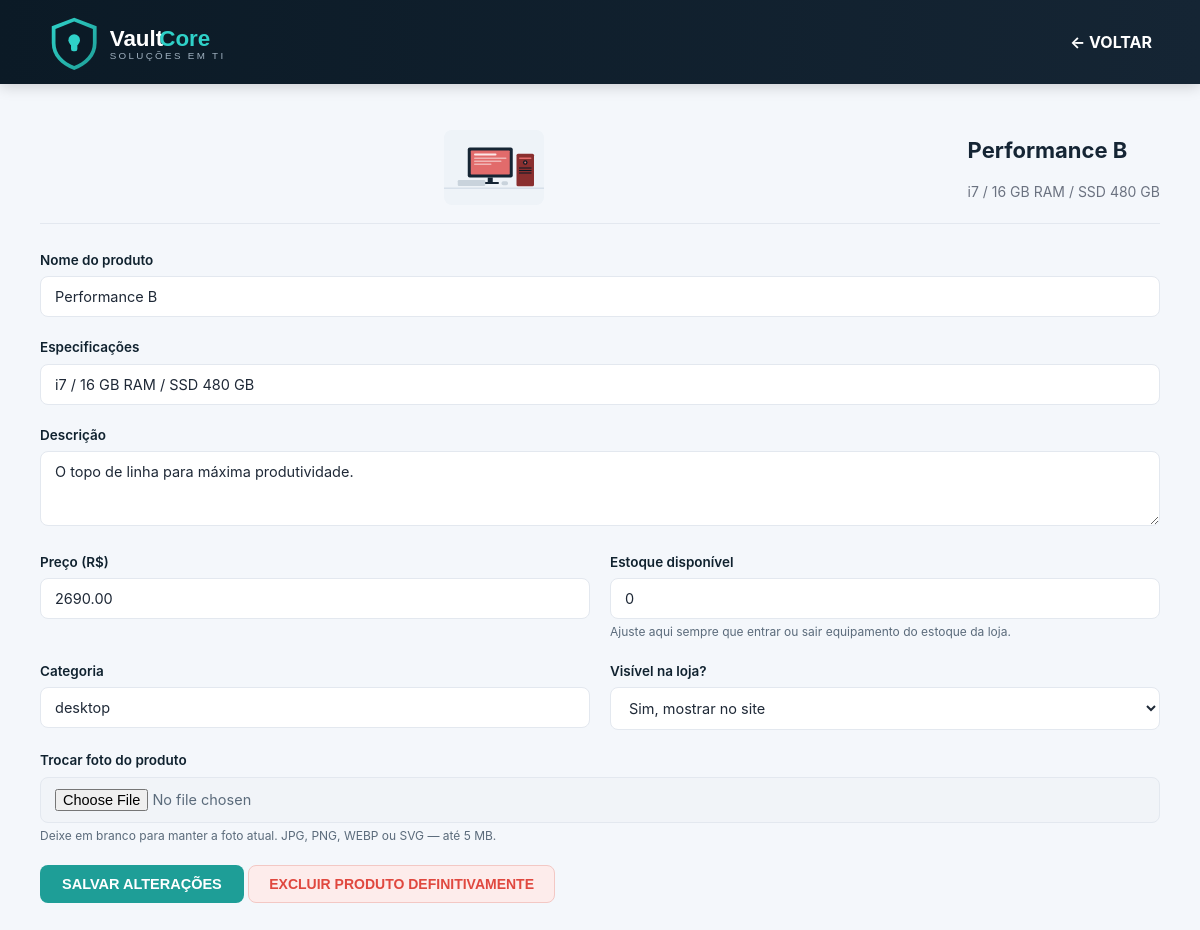
The page /editar-produto.php?id=4 (signed in) on the database its author committed.
### tables this page shows
CREATE TABLE IF NOT EXISTS produtos (
    id              INT AUTO_INCREMENT PRIMARY KEY,
    nome            VARCHAR(150) NOT NULL UNIQUE,
    descricao       TEXT,
    especificacoes  VARCHAR(255),       
    preco           DECIMAL(10,2) NOT NULL DEFAULT 0,
    estoque         INT NOT NULL DEFAULT 0,
    imagem          VARCHAR(255),
    categoria       VARCHAR(50) DEFAULT 'desktop',
    ativo           TINYINT(1) NOT NULL DEFAULT 1,
    criado_em       TIMESTAMP DEFAULT CURRENT_TIMESTAMP
);

### editar-produto.php (the view, shortened to what this page needs)
<?php
require __DIR__ . '/includes/config.php';
$id = $_GET['id'] ?? null;
$stmt = $pdo->prepare("SELECT * FROM produtos WHERE id = ?");
$stmt->execute([$id]);
$p = $stmt->fetch();
?>
<!DOCTYPE html>
<html lang="pt-br">
<head>
<link rel="stylesheet" href="assets/css/style.css">
</head>
<body>
<header>
    <div class="logo"><img src="assets/img/logo.svg" alt="VaultCore"></div>
    <a href="produtos.php" style="color:#fff; text-decoration:none; font-weight: bold;">← VOLTAR</a>
</header>
<main class="container">
    <div class="header-form">
        <img id="img-preview" src="<?= htmlspecialchars($p['imagem']) ?>" class="preview-img" style="width:100px;">
        <div>
            <h2 style="color: #152534;"><?= htmlspecialchars($p['nome']) ?></h2>
            <p style="color: #6b7280; font-size: 14px;"><?= htmlspecialchars($p['especificacoes']) ?></p>
        </div>
    </div>
    <form method="post" enctype="multipart/form-data">
        <div class="form-grid">
            <div class="full">
                <label>Nome do produto</label>
                <input type="text" name="nome" value="<?= htmlspecialchars($p['nome']) ?>" required>
            </div>
            <div class="full">
                <label>Especificações</label>
                <input type="text" name="especificacoes" value="<?= htmlspecialchars($p['especificacoes']) ?>">
            </div>
            <div class="full">
                <label>Descrição</label>
                <textarea name="descricao" rows="3"><?= htmlspecialchars($p['descricao']) ?></textarea>
            </div>
            <div>
                <label>Preço (R$)</label>
                <input type="text" name="preco" value="<?= $p['preco'] ?>" required>
            </div>
            <div>
                <label>Estoque disponível</label>
                <input type="number" name="estoque" min="0" value="<?= $p['estoque'] ?>" required>
                <span class="info-secundaria">Ajuste aqui sempre que entrar ou sair equipamento do estoque da loja.</span>
            </div>
            <div>
                <label>Categoria</label>
                <input type="text" name="categoria" value="<?= htmlspecialchars($p['categoria']) ?>">
            </div>
            <div>
                <label>Visível na loja?</label>
                <select name="ativo">
                    <option value="1" <?= $p['ativo'] ? 'selected' : '' ?>>Sim, mostrar no site</option>
                </select>
            </div>
            <div class="full">
                <label>Trocar foto do produto</label>
                <input type="file" name="imagem" id="imagem" accept="image/png,image/jpeg,image/webp,image/svg+xml" onchange="atualizarPreview()">
                <span class="info-secundaria">Deixe em branco para manter a foto atual. JPG, PNG, WEBP ou SVG — até 5 MB.</span>
            </div>
        </div>
        <button type="submit" name="atualizar" class="btn-save">SALVAR ALTERAÇÕES</button>
        <button type="submit" name="excluir" class="btn-delete" onclick="return confirmarExclusao();">
            EXCLUIR PRODUTO DEFINITIVAMENTE
        </button>
    </form>
</main>
</body>
</html>

### assets/css/style.css (style rules this page uses)
:root { --azul-900: #0b1a26; --azul-800: #10222f; --azul-700: #152534; --azul-600: #1c3346; --ciano: #2fd1c8; --ciano-escuro: #1e9e97; --texto: #1f2937; --texto-suave: #5b6b7b; --fundo: #f4f7fb; --branco: #ffffff; --borda: #e3e8ef; --sucesso: #17a673; --sucesso-bg: #e5f7ef; --alerta: #e0a800; --alerta-bg: #fff6e0; --perigo: #e0483f; --perigo-bg: #fdeceb; --info: #2f8fd1; --info-bg: #e8f3fc; --raio: 12px; --raio-sm: 8px; --sombra: 0 4px 18px rgba(11, 26, 38, 0.08); --sombra-hover: 0 10px 28px rgba(11, 26, 38, 0.14); }
* { margin: 0; padding: 0; box-sizing: border-box; }
html, body { height: 100%; scroll-behavior: smooth; }
body { font-family: "Inter", "Segoe UI", Arial, sans-serif; background: var(--fundo); color: var(--texto); line-height: 1.5; display: flex; flex-direction: column; min-height: 100vh; }
a { color: inherit; }
img { max-width: 100%; display: block; }
header { position: fixed; top: 0; left: 0; width: 100%; min-height: 84px; background: linear-gradient(90deg, var(--azul-900), var(--azul-700)); display: flex; align-items: center; justify-content: space-between; padding: 0 48px; z-index: 1000; box-shadow: 0 2px 14px rgba(0,0,0,0.18); }
.logo { display: flex; align-items: center; gap: 12px; font-size: 22px; font-weight: 700; color: var(--branco); }
.logo img { height: 56px; width: auto; object-fit: contain; }
main, .conteudo, .container { padding-top: 130px; padding-bottom: 70px; max-width: 1180px; margin: 0 auto; padding-left: 30px; padding-right: 30px; flex: 1; width: 100%; }
h2 { font-size: 22px; font-weight: 700; color: var(--azul-900); margin-bottom: 14px; }
.btn, .btn-entrar, .btn-login, .btn-admin, .btn-cliente, .btn-novo, .btn-add, .btn-save, .btn-editar, .btn-abrir, .btn-enviar, .btn-ver, .btn-detalhes, .btn-escolha { display: inline-block; background: var(--ciano-escuro); color: var(--branco) !important; border: none; padding: 11px 22px; border-radius: var(--raio-sm); font-size: 14.5px; font-weight: 600; text-decoration: none; cursor: pointer; transition: 0.2s ease; text-align: center; }
.btn-delete, .btn-cancelar, .btn-remove, .btn-del-contrato { display: inline-block; background: var(--perigo-bg); color: var(--perigo) !important; border: 1px solid #f3c8c4; padding: 10px 20px; border-radius: var(--raio-sm); font-weight: 600; font-size: 14px; text-decoration: none; cursor: pointer; transition: 0.2s ease; }
.form-group label, label { display: block; font-size: 13.5px; font-weight: 600; color: var(--azul-800); margin-bottom: 6px; }
input, select, textarea, .form-group input, .form-group textarea { width: 100%; padding: 11px 14px; border: 1.5px solid var(--borda); border-radius: var(--raio-sm); font-size: 14.5px; font-family: inherit; color: var(--texto); background: var(--branco); transition: 0.2s ease; }
input:read-only, .readonly { background: #f1f4f8; color: var(--texto-suave); }
.full { width: 100%; }
.preview-img, #img-preview { max-height: 160px; margin: 0 auto; border-radius: var(--raio-sm); }
.form-grid { display: grid; grid-template-columns: 1fr 1fr; gap: 20px; margin: 20px 0; }
.form-grid .full { grid-column: span 2; width: auto; }
.header-form { display: flex; align-items: center; gap: 20px; margin-bottom: 26px; padding-bottom: 18px; border-bottom: 1px solid var(--borda); }
.info-secundaria { display: block; font-size: 12px; color: var(--texto-suave); margin-top: 4px; }

### rows shown on the page
produtos: imagem (picture), nome "Performance B", especificacoes "i7 / 16 GB RAM / SSD 480 GB", descricao "O topo de linha para máxima produtividade.", preco "2690.00", estoque "0", categoria "desktop", ativo "Sim, mostrar no site"
